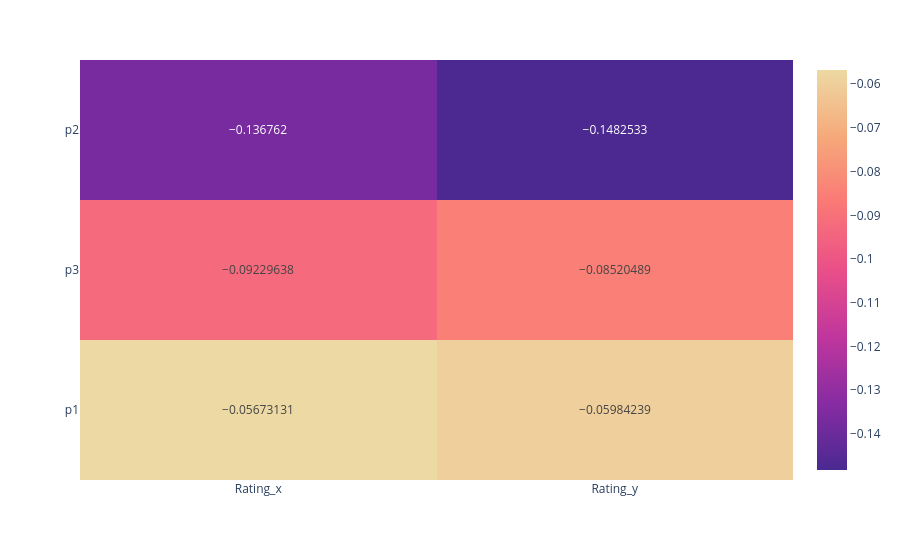

The cell this chart's notebook holds for it:
### Code cell
fig_corr

### Figure 1 — Plotly figure (JSON) as saved in the notebook; plotly's stock layout.template omitted (floating-point values rounded to 4 significant figures)
{"data": [{"coloraxis": "coloraxis", "hovertemplate": "x: %{x}<br>y: %{y}<br>color: %{z}<extra></extra>", "name": "0", "texttemplate": "%{z}", "type": "heatmap", "x": ["Rating_x", "Rating_y"], "xaxis": "x", "y": ["p2", "p3", "p1"], "yaxis": "y", "z": [[-0.1368, -0.1483], [-0.0923, -0.0852], [-0.05673, -0.05984]]}], "layout": {"coloraxis": {"colorscale": [[0, "rgb(75, 41, 145)"], [0.1667, "rgb(135, 44, 162)"], [0.3333, "rgb(192, 54, 157)"], [0.5, "rgb(234, 79, 136)"], [0.6667, "rgb(250, 120, 118)"], [0.8333, "rgb(246, 169, 122)"], [1, "rgb(237, 217, 163)"]]}, "margin": {"t": 60}, "xaxis": {"anchor": "y", "domain": [0, 1]}, "yaxis": {"anchor": "x", "autorange": "reversed", "domain": [0, 1]}}}
